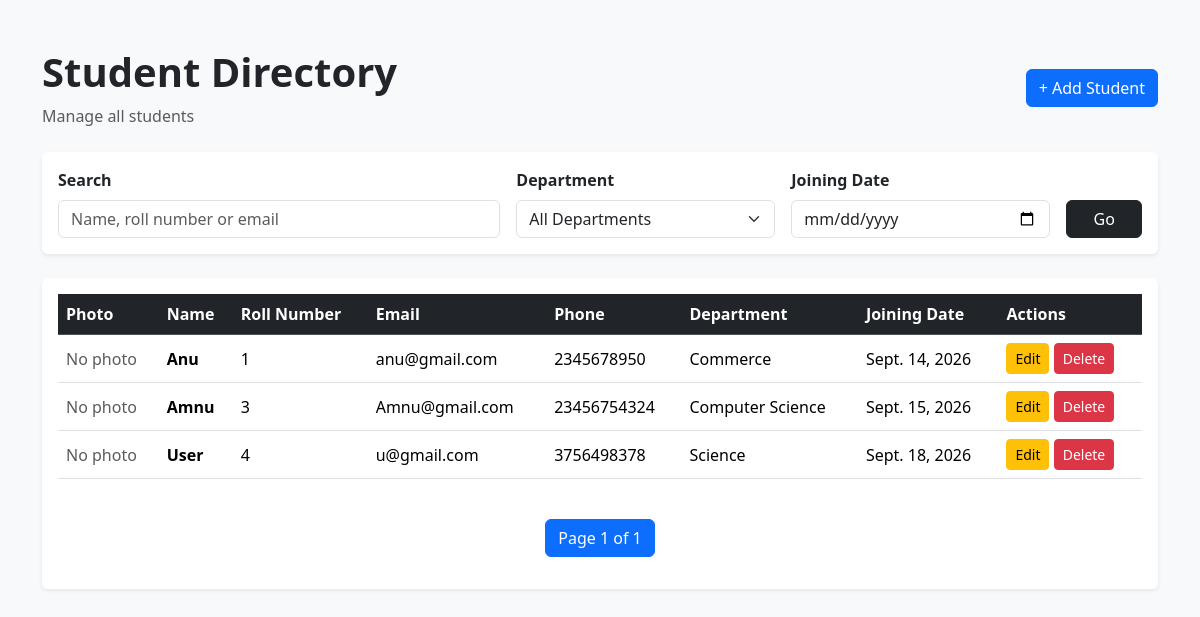
The page /students/ on the database its author committed.
### students/models.py (models this page shows, shortened)
class Student(models.Model):
    name = models.CharField(
        max_length=150
    )
    roll_number = models.CharField(
        max_length=30,
        unique=True
    )
    email = models.EmailField(
        unique=True
    )
    phone = models.CharField(
        max_length=20
    )
    department = models.CharField(
        max_length=100
    )
    joining_date = models.DateField(
        default=timezone.localdate
    )
    photo = models.ImageField(
        upload_to='students/',
        blank=True
    )

### students/views.py (the view, shortened to what this page needs)
# urls.py: path('', views.student_list, name='student_list'),
def student_list(request):
    students = Student.objects.all().order_by('roll_number')
    search = request.GET.get('search', '')
    department = request.GET.get('department', '')
    joining_date = request.GET.get('joining_date', '')
    if department:
        students = students.filter(department=department)
    if joining_date:
        students = students.filter(joining_date=joining_date)
    departments = Student.objects.values_list(
        'department',
        flat=True
    ).distinct().order_by('department')
    paginator = Paginator(students, 10)
    page_number = request.GET.get('page')
    page_obj = paginator.get_page(page_number)
    return render(request, 'students/student_list.html', {
        'page_obj': page_obj,
        'departments': departments,
        'search': search,
        'selected_department': department,
        'selected_joining_date': joining_date,
    })

### templates/students/student_list.html (shortened to what this page needs)
<!DOCTYPE html>
<html lang="en">
<head>
    <link href="https://cdn.jsdelivr.net/npm/bootstrap@5.3.3/dist/css/bootstrap.min.css"
          rel="stylesheet">
</head>
<body class="bg-light">
<div class="container py-5">
    <div class="d-flex justify-content-between align-items-center mb-4">
        <div>
            <h1 class="fw-bold">Student Directory</h1>
            <p class="text-muted mb-0">Manage all students</p>
        </div>
        <a href="{% url 'student_add' %}" class="btn btn-primary">
            + Add Student
        </a>
    </div>
    <div class="card shadow-sm border-0 mb-4">
        <div class="card-body">
            <form method="GET">
                <div class="row g-3">
                    <div class="col-md-5">
                        <label class="form-label fw-semibold">
                            Search
                        </label>
                        <input
                            type="text"
                            name="search"
                            value="{{ search }}"
                            class="form-control"
                            placeholder="Name, roll number or email">
                    </div>
                    <div class="col-md-3">
                        <label class="form-label fw-semibold">
                            Department
                        </label>
                        <select name="department" class="form-select">
                            <option value="">
                                All Departments
                            </option>
                        </select>
                    </div>
                    <div class="col-md-3">
                        <label class="form-label fw-semibold">
                            Joining Date
                        </label>
                        <input
                            type="date"
                            name="joining_date"
                            value="{{ selected_joining_date }}"
                            class="form-control">
                    </div>
                    <div class="col-md-1 d-flex align-items-end">
                        <button class="btn btn-dark w-100">
                            Go
                        </button>
                    </div>
                </div>
            </form>
        </div>
    </div>
    <div class="card shadow-sm border-0">
        <div class="card-body">
            {% if page_obj.object_list %}
                <div class="table-responsive">
                    <table class="table table-hover align-middle">
                        <thead class="table-dark">
                            <tr>
                                <th>Photo</th>
                                <th>Name</th>
                                <th>Roll Number</th>
                                <th>Email</th>
                                <th>Phone</th>
                                <th>Department</th>
                                <th>Joining Date</th>
                                <th>Actions</th>
                            </tr>
                        </thead>
                        <tbody>
                            {% for student in page_obj %}
                                <tr>
                                    <td>
                                        {% if student.photo %}
                                            <img
                                                src="{{ student.photo.url }}"
                                                width="50"
                                                height="50"
                                                class="rounded-circle"
                                                style="object-fit: cover;">
                                        {% else %}
                                            <span class="text-muted">
                                                No photo
                                            </span>
                                        {% endif %}
                                    </td>
                                    <td class="fw-semibold">
                                        {{ student.name }}
                                    </td>
                                    <td>
                                        {{ student.roll_number }}
                                    </td>
                                    <td>
                                        {{ student.email }}
                                    </td>
                                    <td>
                                        {{ student.phone }}
                                    </td>
                                    <td>
                                        {{ student.department }}
                                    </td>
                                    <td>
                                        {{ student.joining_date }}
                                    </td>
                                    <td>
                                        <a href="{% url 'student_edit' student.id %}"
                                           class="btn btn-sm btn-warning">
                                            Edit
                                        </a>
                                        <a href="{% url 'student_delete' student.id %}"
                                           class="btn btn-sm btn-danger">
                                            Delete
                                        </a>
                                    </td>
                                </tr>
                            {% endfor %}
                        </tbody>
                    </table>
                </div>
                <nav class="mt-4">
                    <ul class="pagination justify-content-center">
                        <li class="page-item active">
                            <span class="page-link">
                                Page {{ page_obj.number }} of {{ page_obj.paginator.num_pages }}
                            </span>
                        </li>
                    </ul>
                </nav>
            {% endif %}
        </div>
    </div>
</div>
</body>
</html>

### rows shown on the page
Student: photo "No photo", name "Anu", roll_number "1", email "anu@gmail.com", phone "2345678950", department "Commerce", joining_date "Sept. 14, 2026"
Student: photo "No photo", name "Amnu", roll_number "3", email "Amnu@gmail.com", phone "23456754324", department "Computer Science", joining_date "Sept. 15, 2026"
Student: photo "No photo", name "User", roll_number "4", email "u@gmail.com", phone "3756498378", department "Science", joining_date "Sept. 18, 2026"

### other values the page prints
{{ page_obj.number }} "1"
{{ page_obj.paginator.num_pages }} "1"
